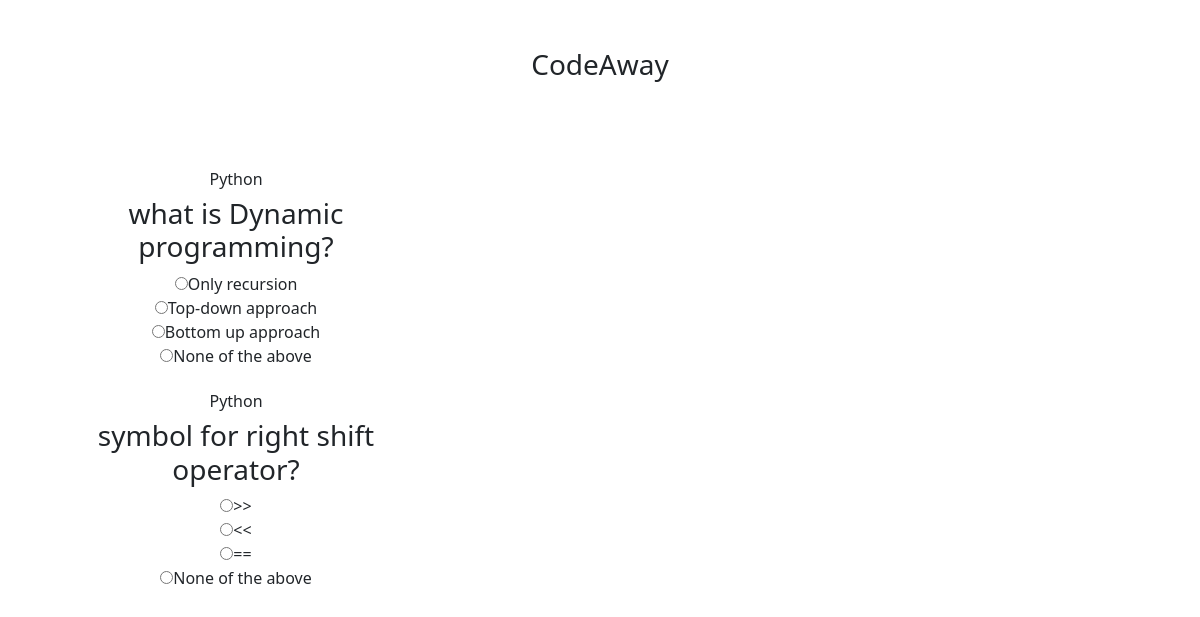
The app's page /first/get_quiz with its own data.
### first/models.py (models this page shows, shortened)
class BaseModels(models.Model):
    uid = models.UUIDField(primary_key=True,default = uuid.uuid4)
    created_at = models.DateField(auto_now=True )
    updated_at=models.DateField(auto_now=True)
    class Meta:
        abstract = True

class Category(BaseModels):
    category_name = models.CharField(max_length =100)

class Question(BaseModels):
    category = models.ForeignKey(Category,related_name = "category",on_delete = models.CASCADE)
    question = models.CharField(max_length=100)
    marks = models.IntegerField(default = 5)
    def get_answer(self):
        return self.question_answer.all()

class Answer(BaseModels):
    question = models.ForeignKey(Question,related_name="question_answer",on_delete = models.CASCADE)
    text = models.CharField(max_length=100)
    is_correct = models.BooleanField(default = False)
    def __str__(self) :
        return (self.text).capitalize()

### first/views.py (the view)
# urls.py: path('get_quiz',views.get_quiz,name ='get_quiz'),
def get_quiz(request):
        question_obj = list(Question.objects.all())
        data =[]
        for question in question_obj:
            data.append( {
                'category' : question.category.category_name,
                'question' :  question.question,
                'marks'   : question.marks,
                'answers' : question.get_answer(),
            })
        return render(request,"first/test2.html",{"data":data,})

### first/templates/first/test2.html (shortened to what this page needs)
{% load static %}
<!doctype html>
<html lang="en" data-bs-theme="auto">
  <head>
    <link href="{% static 'first/bootstrap.min.css' %}" rel="stylesheet">
    <link href="{% static 'first/test.css' %}" rel="stylesheet">
  </head>
  <body>
  <header data-bs-theme="dark">
    <h3 style="text-align: center;">CodeAway</h3>
    <p>&nbsp;</p>
    <p>&nbsp; </p>
  </header>
  <div class="container marketing">
    <div class="row">
      <div class="col-lg-4">
       <ul>
         <form>
              {% for dat in data %}
                 <h6>{{dat.category}}</h6>
                 <h3>{{dat.question}}</h3>
                 {% for answer in dat.answers %}
                    <input type="radio" name ="ship[{{dat.answers}}]" >{{answer}}
                    <br>
                 {%endfor%}
                 <br>
              {%endfor%}
            </form>
       </ul>
      </div>
    </div>
  </div>
  </body>
</html>

### first/static/first/test.css (style rules this page uses)
body { padding-top: 3rem; padding-bottom: 3rem; color: rgb(var(--bs-tertiary-color-rgb)); }
.col-lg-4 { margin-bottom: 1.5rem; text-align: center; }
input[type = radio] ,[type = checkbox] { transform: scale(1); margin-right: }

### records on screen
Category: category "Python" "Python"
Question: question "what is Dynamic programming?"
Answer: text "Only recursion"
Answer: text "Top-down approach"
Answer: text "Bottom up approach"
Answer: text "None of the above"
Question: question "symbol for right shift operator?"
Answer: text ">>"
Answer: text "<<"
Answer: text "=="
Answer: text "None of the above"
